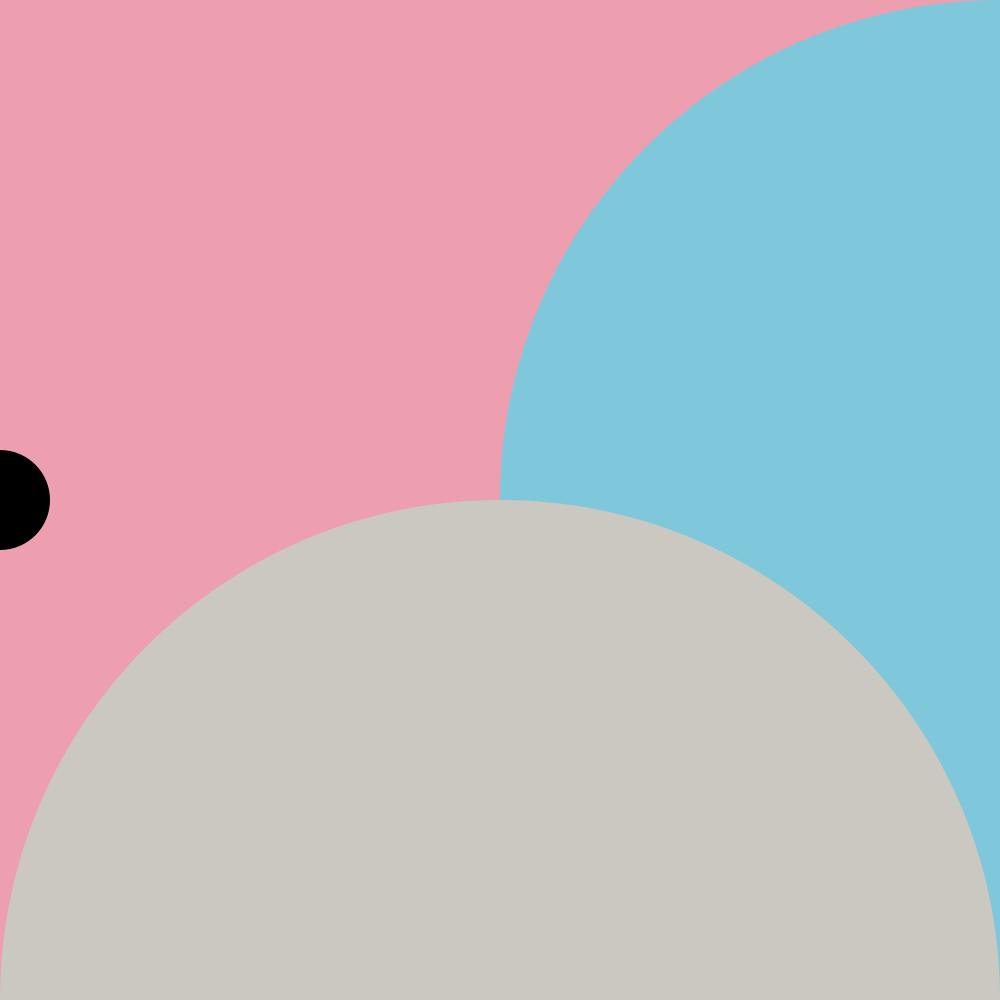
Frame 1 (no input)
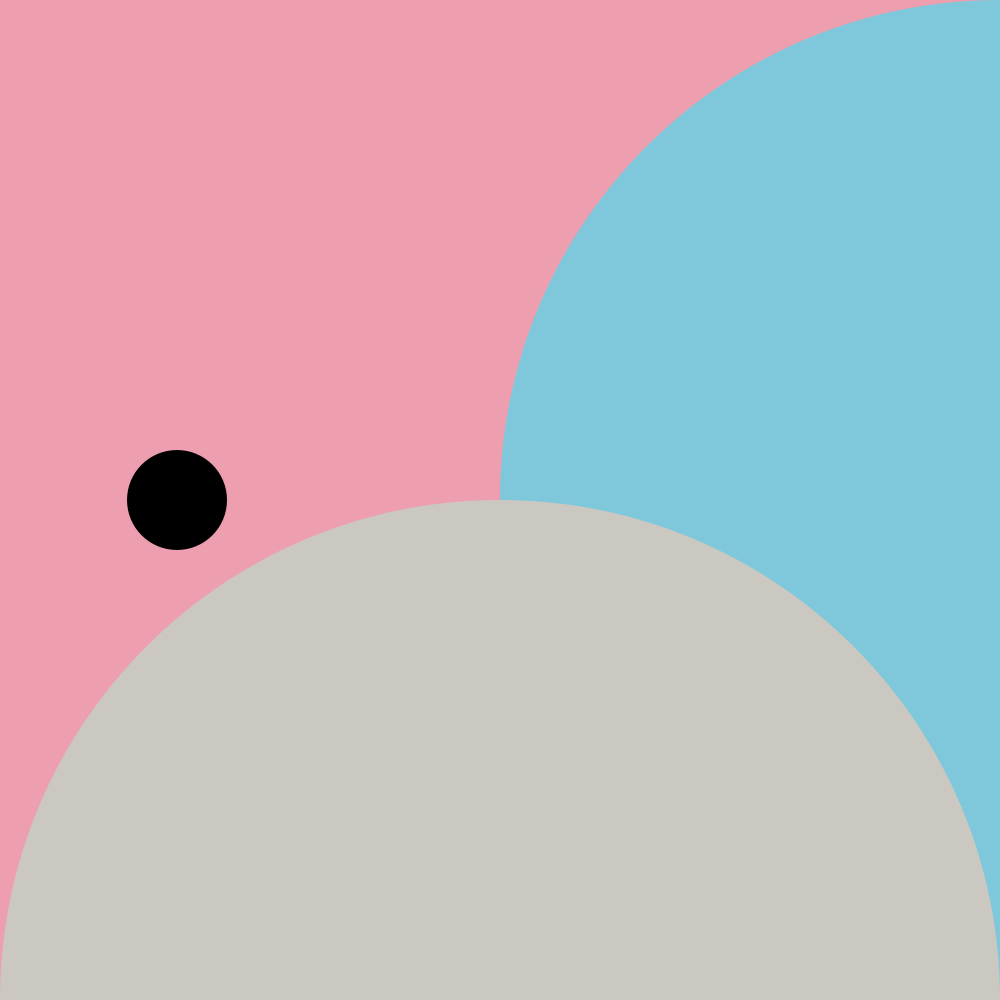
Frame 60 (the mouse pressed at the canvas centre just before this capture)
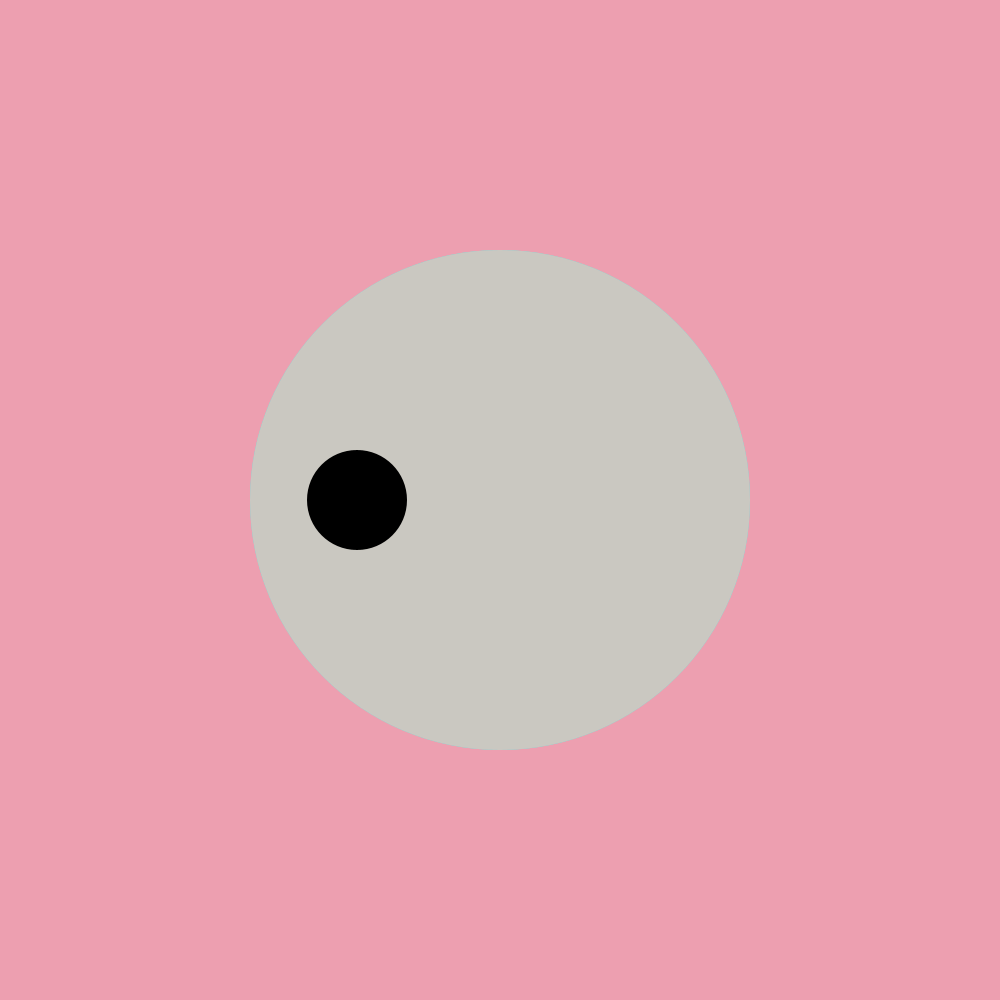
Frame 120 (the mouse held since frame 60 and released just before this capture)

The Processing sketch that drew these frames (run headless with seeded random() and noise(); from frame 60 on, the mouse is pressed at the canvas centre):

// Processing sketch: ex23
// ── ex23.pde
//name: Sohyun Kim (z3372943)
//excercise: 23.1, 23.2


float a=0.0;

void setup() {
size(1000, 1000);
noStroke();
smooth();
}
void draw() {
float x = mouseX;
float y = mouseY;
float ix = width - mouseX; // Inverse X
float iy = mouseY - height; // Inverse Y
background(237, 159, 176);
fill(185, 206, 175);
ellipse(x, height/2, y, mouseX);
fill(127, 200, 219);
ellipse(ix, height/2, iy, iy);
fill(202, 200, 193);
ellipse(width/2, ix, iy, iy);
fill(0);
ellipse(a,height/2,100,100);
a+= 3;
}
